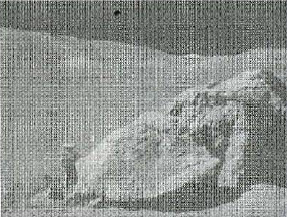
%> input picture Chapter5/image/Periodic_Noise.PNG, 287 x 217 px, given in place of saturn.png, which was not available
$ octave add_all_noise.m   (GNU Octave 9; MATLAB toolbox functions it lacks are replaced by stand-ins)
%> lines starting %> are read from the running program, lines starting %| are printed output that depends on the picture; pictures that were not available may be replaced by others from this repository, and a replacement may not be noted
clear all
close all
clc

i=imread ('saturn.png');
%> i is the input picture: size 217x287x3 uint8; mean R, G, B 140.4, 144.2, 140.7
i=rgb2gray(i);
%> i: size 217x287 uint8

sp=imnoise(i,'salt & pepper',0.1);
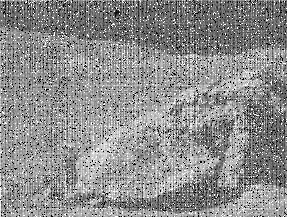
%> sp: size 217x287 uint8; min 0, max 255, mean 141
g=imnoise(i,'gaussian',0.1,0.5);
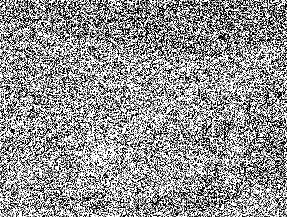
%> g: size 217x287 uint8; min 0, max 255, mean 147.3
s=imnoise(i,"speckle",0.5);
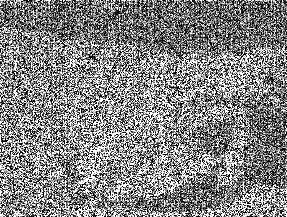
%> s: size 217x287 uint8; min 0, max 255, mean 132.3
p=imnoise(i,"poisson");
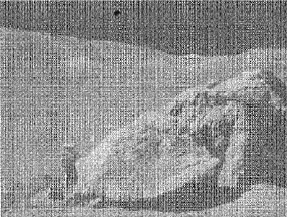
%> p: size 217x287 uint8; min 0, max 255, mean 142.5

v=rand(size(i))*0.1;
l=imnoise(i,'localvar',v);
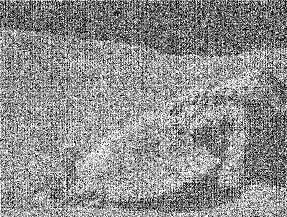
%> l: size 217x287 uint8; min 0, max 255, mean 141.6

subplot(231)
imshow(i)
title('orginal image')

subplot(232)
imshow(sp)
title('add salt & pepper noise')

subplot(233)
imshow(g)
title('add qaussian noise')

subplot(234)
imshow(s)
title('add speckle noise')

subplot(235)
imshow(p)
title('add poisson noise')

subplot(236)
imshow(l)
title('add localvar noise')

$ run again, on Chapter5/image/additive _Gaussian _noise.png
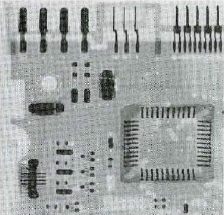
%> input picture Chapter5/image/additive _Gaussian _noise.png, 224 x 215 px, given in place of saturn.png, which was not available
%> i is the input picture: size 215x224x3 uint8; mean R, G, B 160.3, 165.3, 164
%> i: size 215x224 uint8
%> `s=imnoise(i,"speckle",0.5);`:
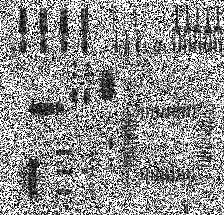
%> s: size 215x224 uint8; min 0, max 255, mean 144.3
%> `l=imnoise(i,'localvar',v);`:
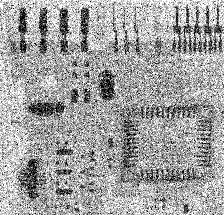
%> l: size 215x224 uint8; min 0, max 255, mean 161.6

$ run again, on Chapter5/image/bb.PNG
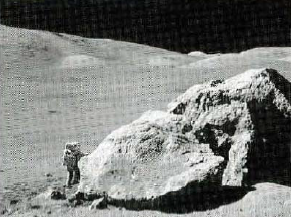
%> input picture Chapter5/image/bb.PNG, 291 x 217 px, given in place of saturn.png, which was not available
%> i is the input picture: size 217x291x3 uint8; mean R, G, B 120.4, 122.5, 119.6
%> i: size 217x291 uint8
%> `s=imnoise(i,"speckle",0.5);`:
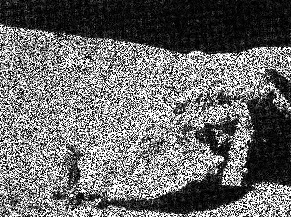
%> s: size 217x291 uint8; min 0, max 255, mean 107.8
%> `l=imnoise(i,'localvar',v);`:
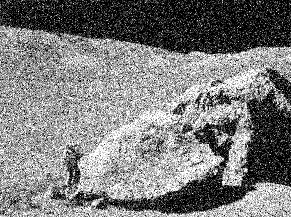
%> l: size 217x291 uint8; min 0, max 255, mean 124
